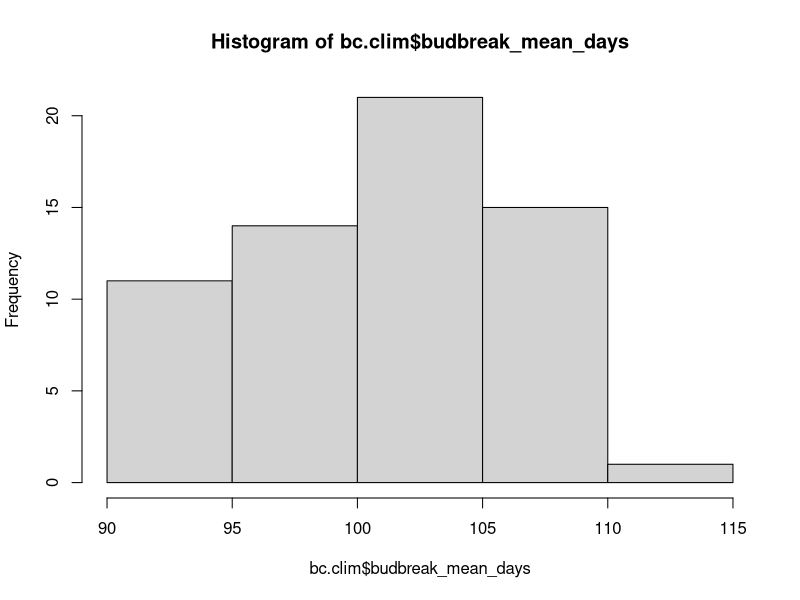
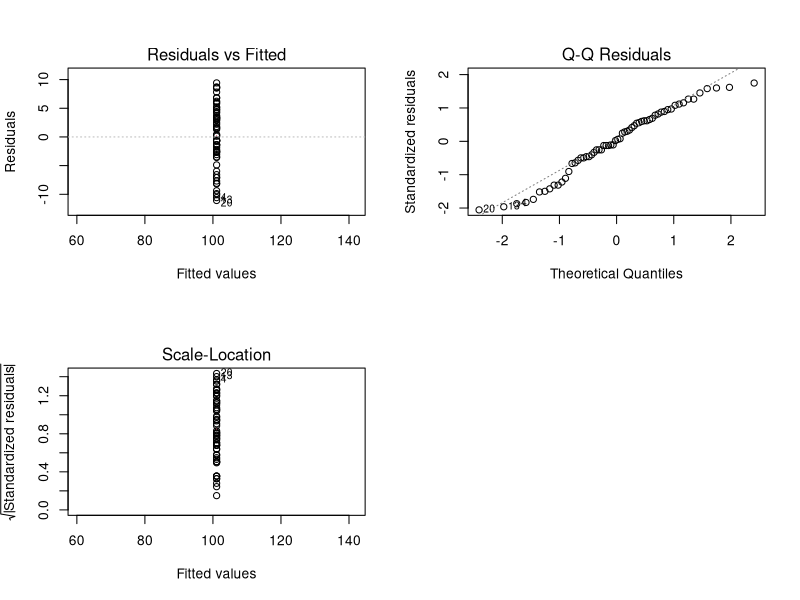
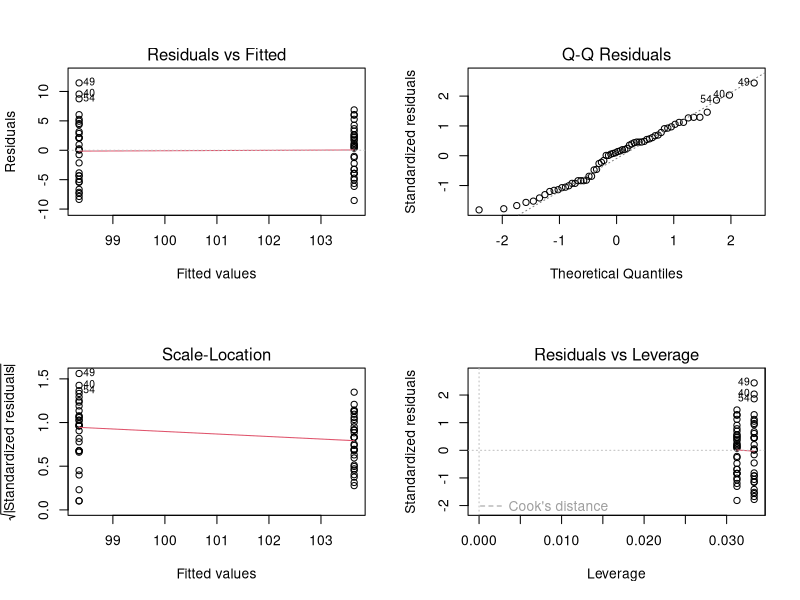
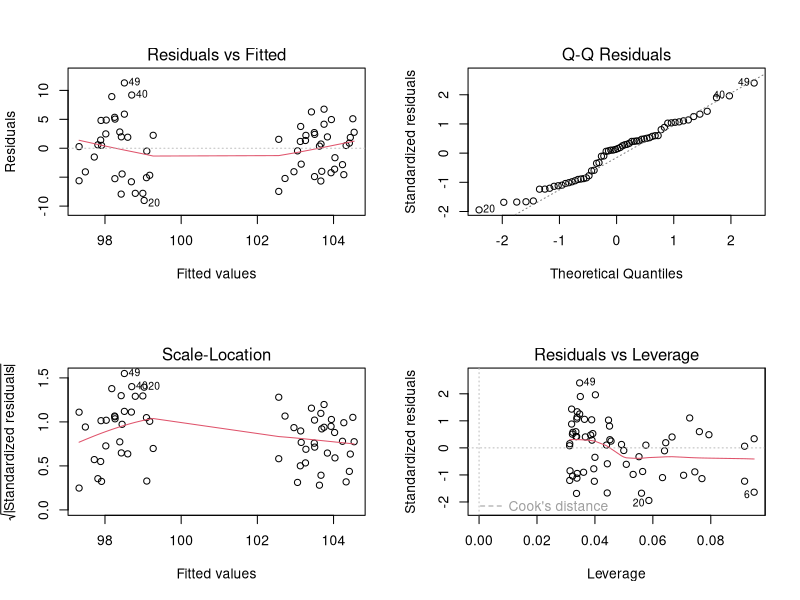
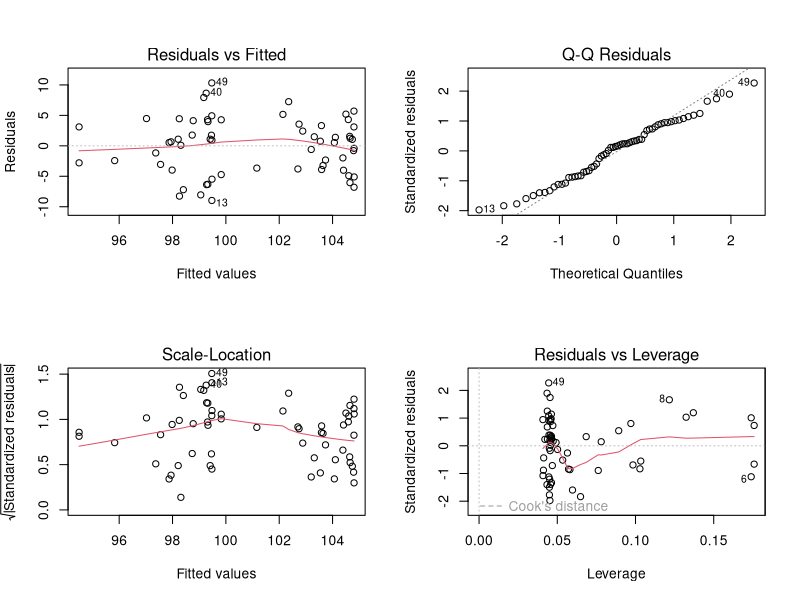
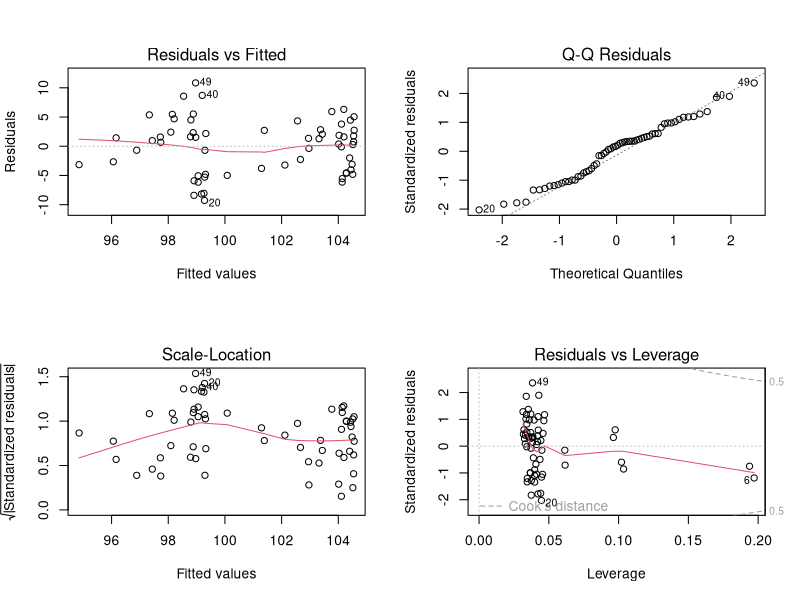
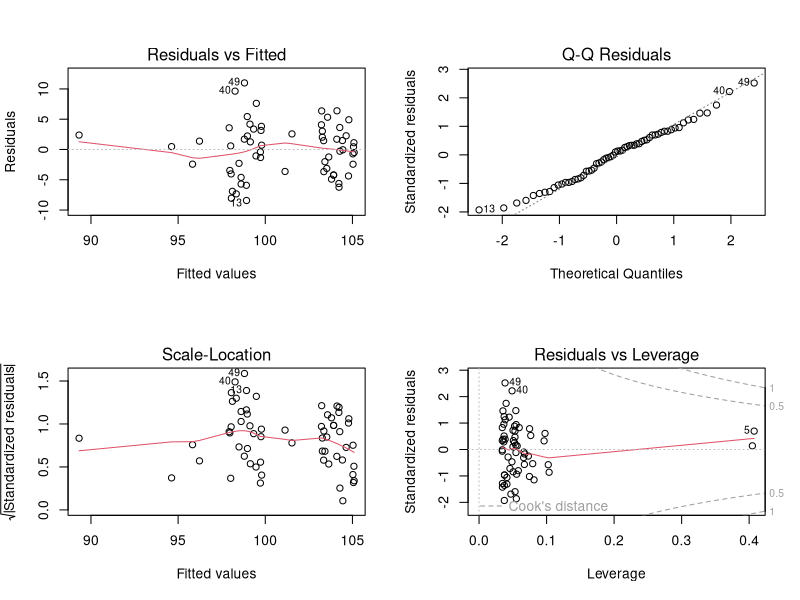
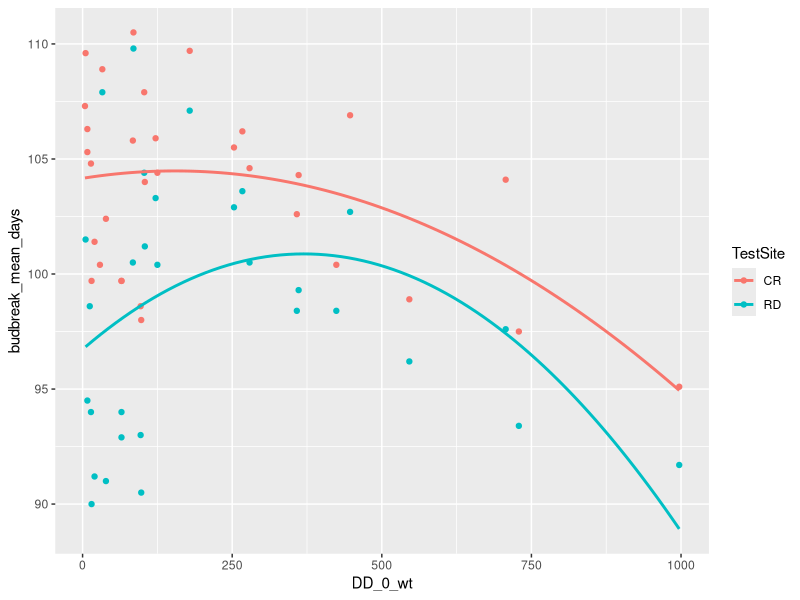

Reproduce these figures in R, in order.
# Black cherry carter spring models
# VERSION 2
# author: Mary McCafferty

#load packages
library(ggplot2) # for graphics

#read in data
bc.clim = read.csv("BlackCherryCarter_withClimate.csv")

# explore the data
hist(bc.clim$budbreak_mean_days)

#change response variables to date format
bc.clim$budbreak_JD = as.Date(bc.clim$budbreak_JD, "%m/%d/%Y")
bc.clim$flowering_JD = as.Date(bc.clim$flowering_JD, "%m/%d/%Y")

# not normally distributed
# more variation in budset than leaf fall at same test site

# assess correlation matrices for spring phenology with winter, spring, and annual climate variables
colnames(bc.clim)
bc.cor = bc.clim[names(bc.clim) %in% c("budbreak_mean_days", "flowering_mean_days", "daylength_diff", 
                                       "DD_0_wt", "DD_0_sp", "DD5_sp", "DD5_wt", "MAT", "MWMT", "MCMT", "TD", "MAP")]

bc.spring.pearson = cor(bc.cor, method = "pearson")
bc.spring.spearman = cor(bc.cor, method = "spearman")

length(unique(bc.clim$Provenance))
bc.clim$NumberOfProvenances
bc.clim = bc.clim[!is.na(bc.clim$budbreak_mean_days),] # remove na values (provenances not planted at test site)

# run all models including test site as a fixed effect

par(mfrow= c(2,2))
# the null model
budbreak.null = lm(budbreak_mean_days ~ 1, data = bc.clim)
summary(budbreak.null)
plot(budbreak.null)
r2.null = summary(budbreak.null)$adj.r.squared

# test site
budbreak.test = lm(budbreak_mean_days ~ TestSite, data = bc.clim)
summary(budbreak.test)
plot(budbreak.test)
r2.test = summary(budbreak.test)$adj.r.squared
n = nrow(bc.clim); fss = sum(budbreak.test$residuals^2)


# daylength difference
budbreak.day = lm(budbreak_mean_days ~ daylength_diff + TestSite, data = bc.clim)
summary(budbreak.day)
plot(budbreak.day)
# latitude not significant

#test quad term
budbreak.day2 = lm(budbreak_mean_days ~ daylength_diff +I(daylength_diff^2) + TestSite, data = bc.clim)
summary(budbreak.day2)
plot(budbreak.day2)
#not significantly improved
r2.day = summary(budbreak.day)$adj.r.squared
rss = sum(budbreak.day$residuals^2)
r2 = 1 - rss/fss
p = length(coef(budbreak.day))-1
test.r2.day = 1 - (1 - r2) * ((n-1) / (n-p-1))

#dd_0_wt
budbreak.dd0wt = lm(budbreak_mean_days ~ DD_0_wt + TestSite, data = bc.clim)
summary(budbreak.dd0wt)
plot(budbreak.dd0wt)
# not significant

#check quad term
budbreak.dd0wt2 = lm(budbreak_mean_days ~ DD_0_wt + I(DD_0_wt^2) + TestSite, data = bc.clim)
summary(budbreak.dd0wt2)
plot(budbreak.dd0wt2)
# strong
#quad term much stronger
#too many values concentrated near 0
r2.dd0wt = summary(budbreak.dd0wt2)$adj.r.squared
rss = sum(budbreak.dd0wt2$residuals^2)
r2 = 1 - rss/fss
p = length(coef(budbreak.dd0wt2))-1
test.r2.dd0wt = 1 - (1 - r2) * ((n-1) / (n-p-1))

ggplot(aes(x=DD_0_wt, y=budbreak_mean_days, color = TestSite), data = bc.clim)+
  geom_point()+
  geom_smooth(method='lm', se=F, formula = y~x+I(x^2))

#dd_0_sp
budbreak.dd0sp = lm(budbreak_mean_days ~ DD_0_sp + TestSite, data = bc.clim)
summary(budbreak.dd0sp)
plot(budbreak.dd0sp)
# a little significant
#test quadratic term
budbreak.dd0sp2 = lm(budbreak_mean_days ~ DD_0_sp + I(DD_0_sp^2) + TestSite, data = bc.clim)
summary(budbreak.dd0sp2)
plot(budbreak.dd0sp2)
#quad term significant
r2.dd0sp = summary(budbreak.dd0sp2)$adj.r.squared
rss = sum(budbreak.dd0sp2$residuals^2)
r2 = 1 - rss/fss
p = length(coef(budbreak.dd0sp2))-1
test.r2.dd0sp = 1 - (1 - r2) * ((n-1) / (n-p-1))

#dd5_wt
budbreak.dd5wt = lm(budbreak_mean_days ~ DD5_wt + TestSite, data = bc.clim)
summary(budbreak.dd5wt)
plot(budbreak.dd5wt)
# not significant

budbreak.dd5wt2 = lm(budbreak_mean_days ~ DD5_wt + I(DD5_wt^2) + TestSite, data = bc.clim)
summary(budbreak.dd5wt2)
plot(budbreak.dd5wt2)
#marginally significant, not better than linear model
r2.dd5wt = summary(budbreak.dd5wt)$adj.r.squared
rss = sum(budbreak.dd5wt$residuals^2)
r2 = 1 - rss/fss
p = length(coef(budbreak.dd5wt))-1
test.r2.dd5wt = 1 - (1 - r2) * ((n-1) / (n-p-1))

#dd5_sp
budbreak.dd5sp = lm(budbreak_mean_days ~ DD5_sp + TestSite, data = bc.clim)
summary(budbreak.dd5sp)
plot(budbreak.dd5sp)
# not significant

budbreak.dd5sp2 = lm(budbreak_mean_days ~ DD5_sp + I(DD5_sp^2) + TestSite, data = bc.clim)
summary(budbreak.dd5sp2)
plot(budbreak.dd5sp2)
#not significant
r2.dd5sp = summary(budbreak.dd5sp)$adj.r.squared
rss = sum(budbreak.dd5sp$residuals^2)
r2 = 1 - rss/fss
p = length(coef(budbreak.dd5sp))-1
test.r2.dd5sp = 1 - (1 - r2) * ((n-1) / (n-p-1))

#MAT
#visual relationship is a mess
budbreak.mat = lm(budbreak_mean_days ~ MAT + TestSite, data = bc.clim)
summary(budbreak.mat)
plot(budbreak.mat)
# not significant

#check quadratic model
budbreak.mat2 = lm(budbreak_mean_days ~ MAT + I(MAT^2) + TestSite, data = bc.clim)
summary(budbreak.mat2)
plot(budbreak.mat2)
# significant
r2.mat = summary(budbreak.mat2)$adj.r.squared
rss = sum(budbreak.mat2$residuals^2)
r2 = 1 - rss/fss
p = length(coef(budbreak.mat2))-1
test.r2.mat = 1 - (1 - r2) * ((n-1) / (n-p-1))

ggplot(aes(x=MAT, y=budbreak_mean_days, color = TestSite), data = bc.clim)+
  geom_point()+
  geom_smooth(method='lm', se=F, formula = y~x+I(x^2))

#MCMT
budbreak.mcmt = lm(budbreak_mean_days ~ MCMT + TestSite, data = bc.clim)
summary(budbreak.mcmt)
plot(budbreak.mcmt)
# not significant

budbreak.mcmt2 = lm(budbreak_mean_days ~ MCMT + I(MCMT^2) + TestSite, data = bc.clim)
summary(budbreak.mcmt2)
plot(budbreak.mcmt2)
# not significant but better than linear model
r2.mcmt = summary(budbreak.mcmt)$adj.r.squared
rss = sum(budbreak.mcmt$residuals^2)
r2 = 1 - rss/fss
p = length(coef(budbreak.mcmt))-1
test.r2.mcmt = 1 - (1 - r2) * ((n-1) / (n-p-1))

#MWMT
budbreak.mwmt = lm(budbreak_mean_days ~ MWMT + TestSite, data = bc.clim)
summary(budbreak.mwmt)
plot(budbreak.mwmt)
# not significant

budbreak.mwmt2 = lm(budbreak_mean_days ~ MWMT + I(MWMT^2) + TestSite, data = bc.clim)
summary(budbreak.mwmt2)
plot(budbreak.mwmt2)
#significant
r2.mwmt = summary(budbreak.mwmt2)$adj.r.squared
rss = sum(budbreak.mwmt2$residuals^2)
r2 = 1 - rss/fss
p = length(coef(budbreak.mwmt2))-1
test.r2.mwmt = 1 - (1 - r2) * ((n-1) / (n-p-1))

#TD
budbreak.td = lm(budbreak_mean_days ~ TD + TestSite, data = bc.clim)
summary(budbreak.td)
plot(budbreak.td)
# SIGNIFICANT

budbreak.td2 = lm(budbreak_mean_days ~ TD + I(TD^2) + TestSite, data = bc.clim)
summary(budbreak.td2)
plot(budbreak.td2)
#not significant
r2.td = summary(budbreak.td)$adj.r.squared
rss = sum(budbreak.td$residuals^2)
r2 = 1 - rss/fss
p = length(coef(budbreak.td))-1
test.r2.td = 1 - (1 - r2) * ((n-1) / (n-p-1))

#MAP
budbreak.map = lm(budbreak_mean_days ~ MAP + TestSite, data = bc.clim)
summary(budbreak.map)
plot(budbreak.map)
# not significant

# test quadratic term
budbreak.map2 = lm(budbreak_mean_days ~ MAP + I(MAP^2) + TestSite, data = bc.clim)
summary(budbreak.map2)
plot(budbreak.map2)
#not significant
r2.map = summary(budbreak.map)$adj.r.squared
rss = sum(budbreak.map$residuals^2)
r2 = 1 - rss/fss
p = length(coef(budbreak.map))-1
test.r2.map = 1 - (1 - r2) * ((n-1) / (n-p-1))

#bFFP
budbreak.bffp = lm(budbreak_mean_days ~ bFFP + TestSite, data = bc.clim)
summary(budbreak.bffp)
plot(budbreak.bffp)
# not significant
r2.bffp = summary(budbreak.bffp)$adj.r.squared
rss = sum(budbreak.bffp$residuals^2)
r2 = 1 - rss/fss
p = length(coef(budbreak.bffp))-1
test.r2.bffp = 1 - (1 - r2) * ((n-1) / (n-p-1))

#The slopes at the test sites seem to be similar and the test sites have similar climates so we will not test for interaction

# compare models
anova(budbreak.null, budbreak.test, budbreak.day, budbreak.dd5sp, budbreak.dd5wt, budbreak.dd0sp2, budbreak.dd0wt2, budbreak.td, budbreak.mat, budbreak.mwmt2, budbreak.mcmt2, budbreak.map, budbreak.bffp)
aics = AIC(budbreak.null, budbreak.test, budbreak.day, budbreak.dd5sp, budbreak.dd5wt, budbreak.dd0sp2, budbreak.dd0wt2, budbreak.td, budbreak.mat, budbreak.mwmt2, budbreak.mcmt2, budbreak.map, budbreak.bffp)
r2s = c(r2.null, r2.test, r2.day, r2.dd5sp, r2.dd5wt, r2.dd0sp, r2.dd0wt, r2.td, r2.mat, r2.mwmt, r2.mcmt, r2.map, r2.bffp)
test.r2s = c(r2.null, r2.test, test.r2.day, test.r2.dd5sp, test.r2.dd5wt, test.r2.dd0sp, test.r2.dd0wt, test.r2.td, test.r2.mat, test.r2.mwmt, test.r2.mcmt, test.r2.map, test.r2.bffp)



results = cbind(aics, r2s, test.r2s)
results
# Export to CSV
write.csv(results, "BlackCherryCarterSpringResultsV2.csv")
